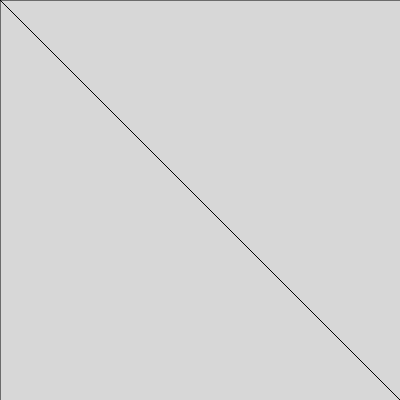
Frame 1 (no input)
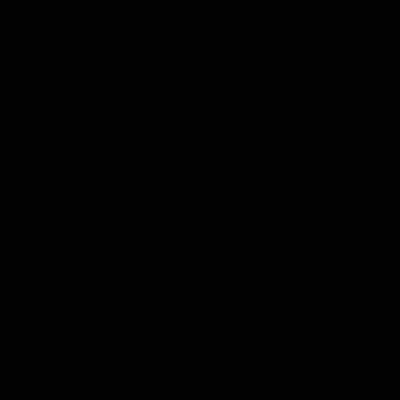
Frame 60 (no input)
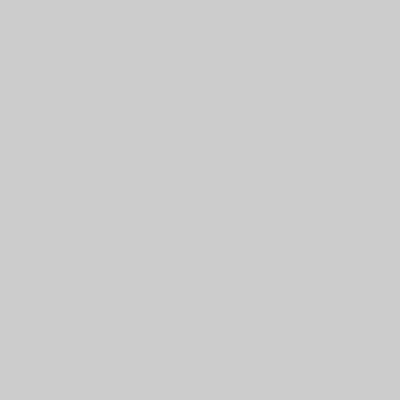
Frame 120 (the mouse pressed at the canvas centre since frame 60)

The p5.js sketch that drew these frames (run headless with seeded random() and noise() and a simulated clock; from frame 60 on, the mouse is pressed at the canvas centre):

// p5.js sketch
// ── sketch.js
function setup() {
  createCanvas(400, 400);
  
}

function draw() {
  background(mouseX,mouseY,mouseX,40);
 line(0,0,mouseX,mouseY);
  line(400,400,mouseX,mouseY);
  line(400,0,mouseX,mouseY);
  line(0,400,mouseX,mouseY);
strokeWeight(mouseY-mouseX);
  if(mouseIsPressed){
  circle(mouseX,mouseY,mouseX-mouseY);
    }
}
